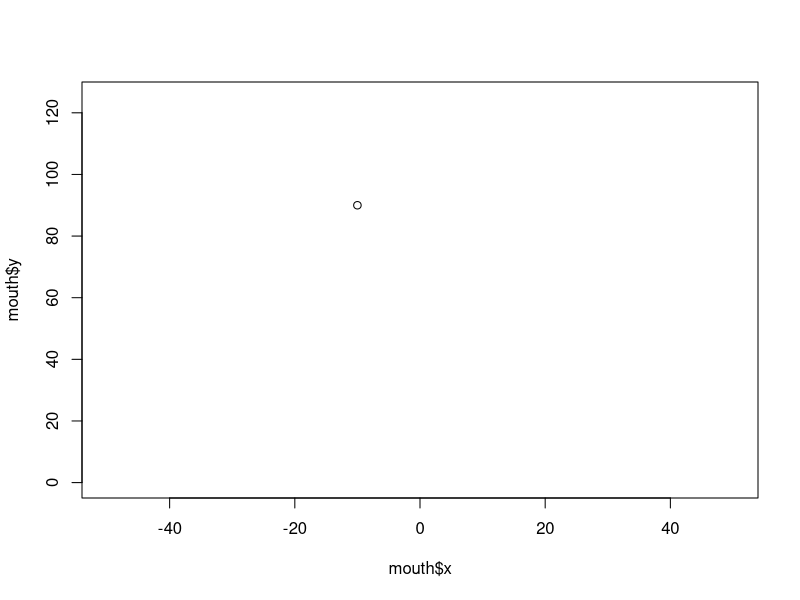
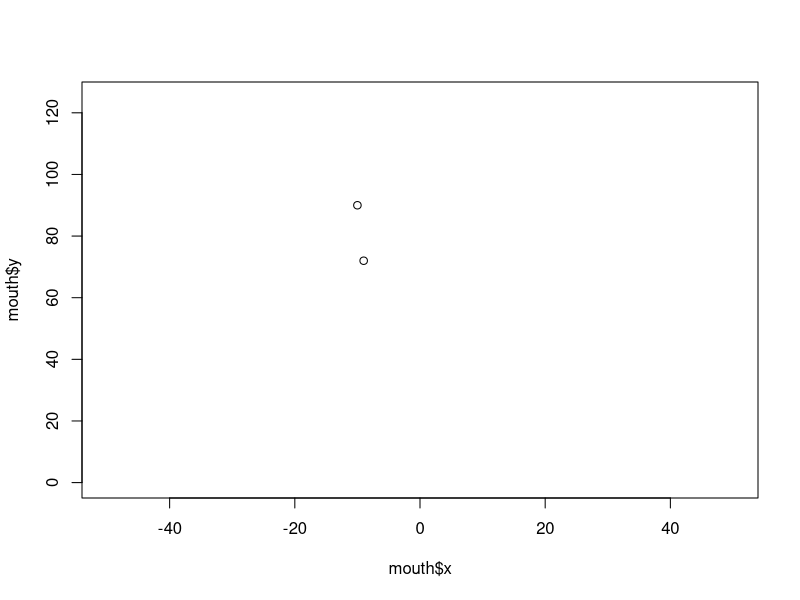
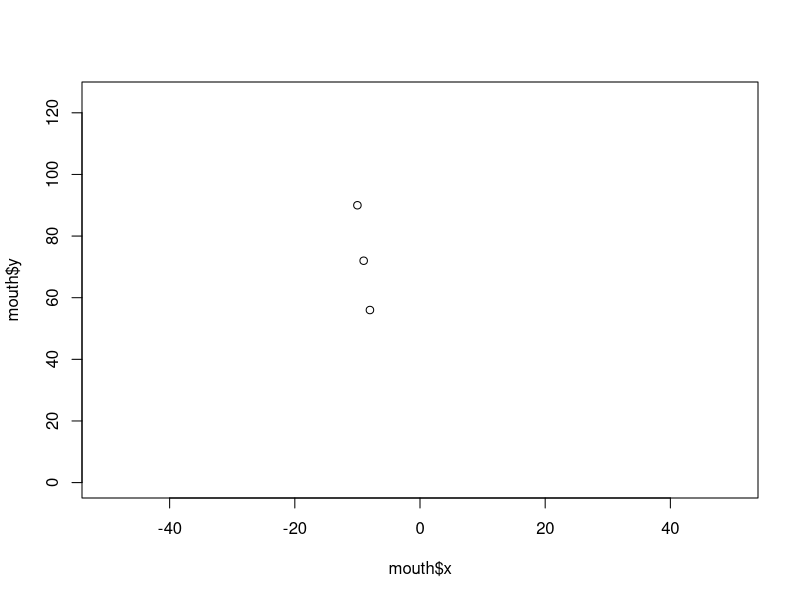
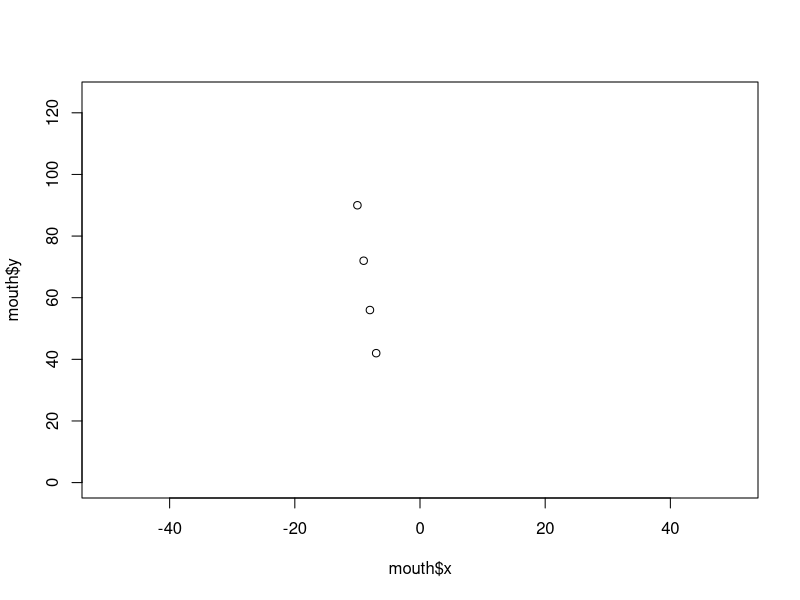
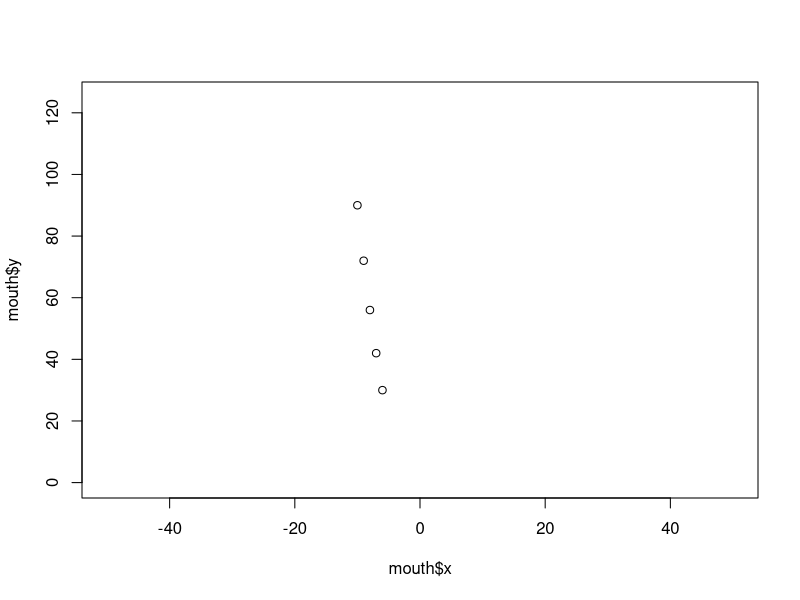
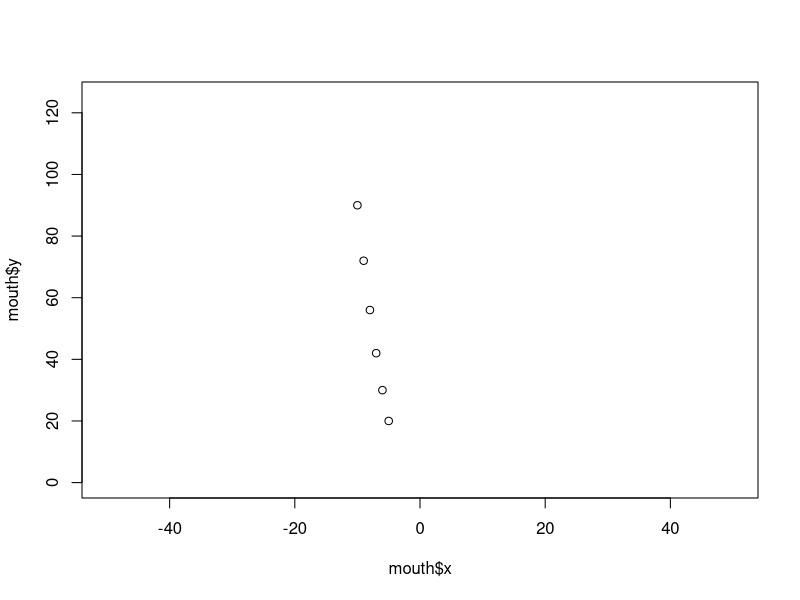
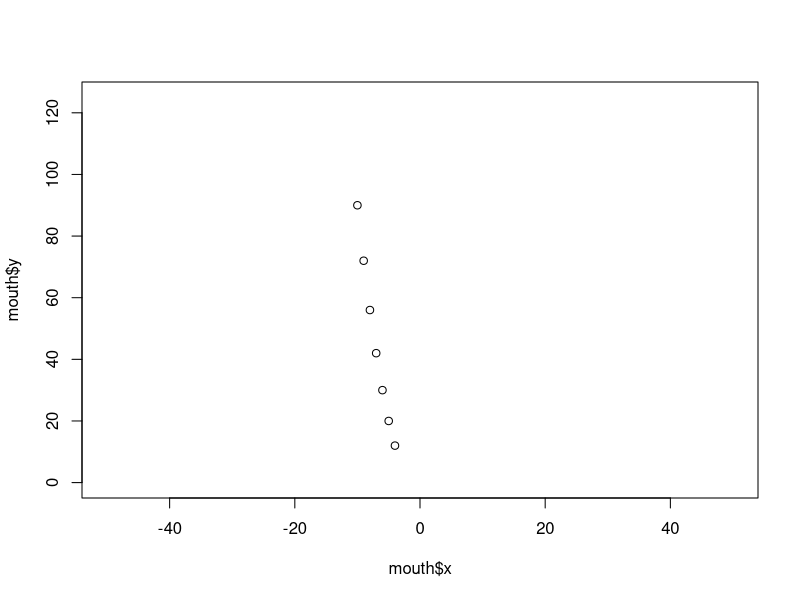
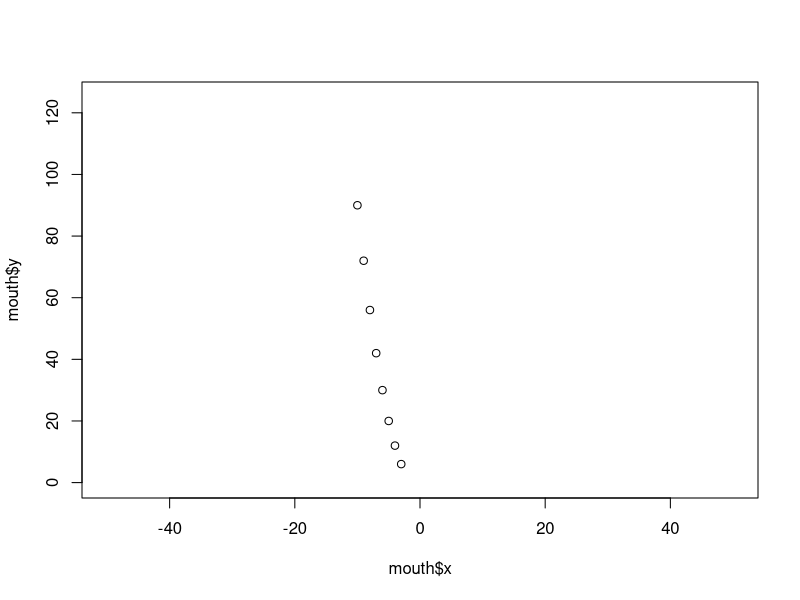

The R source for these figures, in order:

x <- 5
c <- 0
a <- 1
b <- 1
y <- a*(x^2) + b*x + c
mouth <- data.frame()


for (i in -10:10){
  x <- i
  y <- a*x^2 + b*x + c
  print(y)
  coords <- cbind(x, y)
  mouth <- rbind(mouth, coords)
  plot(mouth$x, mouth$y, xlim = c(-50,50), ylim = c(0,125))
}

